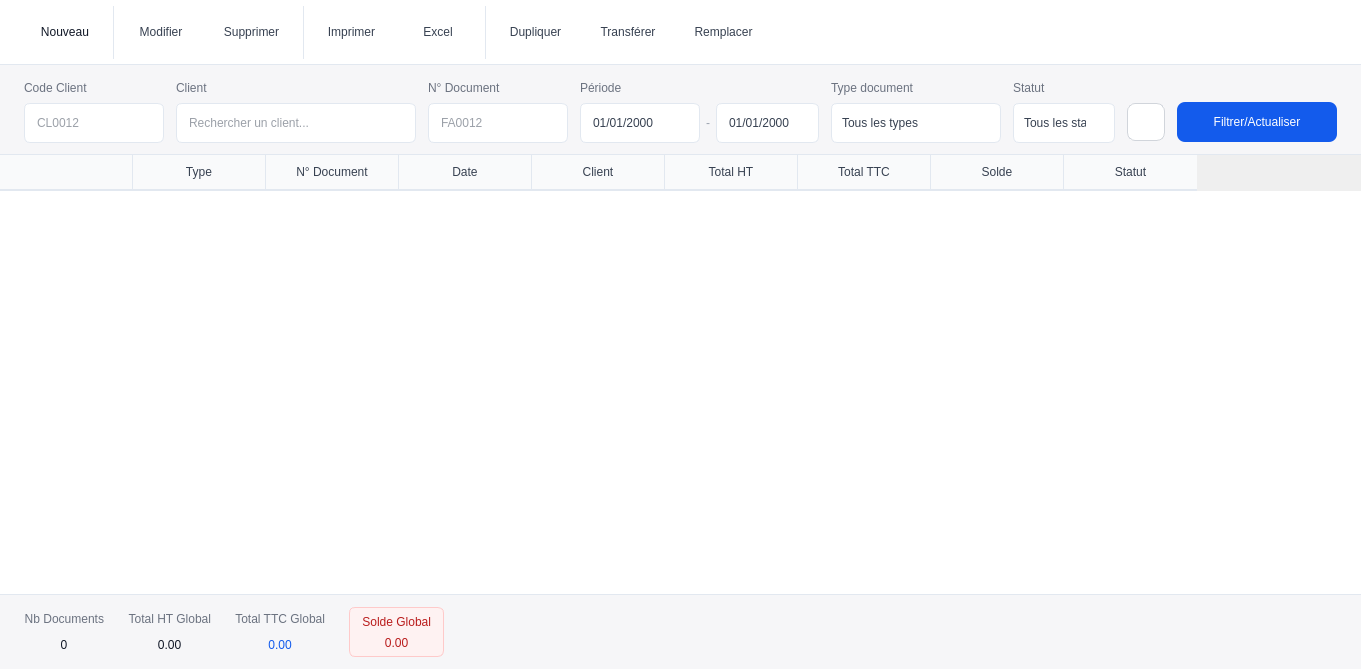
<?xml version="1.0" encoding="UTF-8"?>
<ui version="4.0">
 <class>centralwidget</class>
 <widget class="QWidget" name="centralwidget">
  <property name="geometry">
   <rect>
    <x>0</x>
    <y>0</y>
    <width>1291</width>
    <height>669</height>
   </rect>
  </property>
  <property name="windowTitle">
   <string>Form</string>
  </property>
  <layout class="QVBoxLayout" name="verticalLayout">
   <property name="spacing">
    <number>0</number>
   </property>
   <property name="leftMargin">
    <number>0</number>
   </property>
   <property name="topMargin">
    <number>0</number>
   </property>
   <property name="rightMargin">
    <number>0</number>
   </property>
   <property name="bottomMargin">
    <number>0</number>
   </property>
   <item>
    <widget class="QFrame" name="toolbarFrame">
     <property name="minimumSize">
      <size>
       <width>0</width>
       <height>65</height>
      </size>
     </property>
     <property name="maximumSize">
      <size>
       <width>16777215</width>
       <height>72</height>
      </size>
     </property>
     <property name="styleSheet">
      <string notr="true">
QFrame#toolbarFrame {
    background-color: #ffffff;
    border-bottom: 1px solid #e2e8f0;
}
QToolButton#tbNew, QToolButton#tbEdit, QToolButton#tbDelete,QToolButton#tbFermer,
QToolButton#tbPrint, QToolButton#tbExportExcel, QToolButton#tbTransform,
QToolButton#tbDuplicate, QToolButton#tbReplace{
    background-color: transparent;
    border: none;
    padding: 4px 12px;
    margin: 0px;
    color: #374151;
    font: 400 10pt &quot;Overpass&quot;;
}
QToolButton#tbNew {
    color: #111827;
}
QToolButton#tbNew:hover,
QToolButton#tbEdit:hover,
QToolButton#tbDelete:hover,
QToolButton#tbPrint:hover,
QToolButton#tbFermer:hover,
QToolButton#tbTransform:hover,
QToolButton#tbDuplicate:hover,
QToolButton#tbReplace:hover,
QToolButton#tbExportExcel:hover {
    background-color: #f9fafb;
}
QToolButton#tbDelete:hover {
    color: #ef4444;
}
QToolButton#tbNew {
    qproperty-icon: url(program/assets/documents/add_document.svg);
}
QToolButton#tbEdit {
    qproperty-icon: url(program/assets/documents/edit_document.svg);
}
QToolButton#tbDelete {
    qproperty-icon: url(program/assets/documents/delete_document.svg);
}
QToolButton#tbPrint {
    qproperty-icon: url(program/assets/documents/print_document.svg);
}
QToolButton#tbExportExcel {
    qproperty-icon: url(program/assets/documents/excel_document.svg);
}
QToolButton#tbFermer {
    qproperty-icon: url(program/assets/documents/quit.svg);
}
QToolButton#tbTransform {
    qproperty-icon: url(program/assets/documents/transform.svg);
}
QToolButton#tbDuplicate {
    qproperty-icon: url(program/assets/documents/duplicate.svg);
}
QToolButton#tbReplace {
    qproperty-icon: url(program/assets/documents/transform.svg);
}
       </string>
     </property>
     <property name="frameShape">
      <enum>QFrame::NoFrame</enum>
     </property>
     <layout class="QHBoxLayout" name="toolbarLayout">
      <property name="spacing">
       <number>6</number>
      </property>
      <property name="leftMargin">
       <number>24</number>
      </property>
      <property name="topMargin">
       <number>6</number>
      </property>
      <property name="rightMargin">
       <number>24</number>
      </property>
      <property name="bottomMargin">
       <number>6</number>
      </property>
      <item>
       <widget class="QToolButton" name="tbNew">
        <property name="minimumSize">
         <size>
          <width>80</width>
          <height>46</height>
         </size>
        </property>
        <property name="text">
         <string>Nouveau</string>
        </property>
        <property name="toolButtonStyle">
         <enum>Qt::ToolButtonTextUnderIcon</enum>
        </property>
       </widget>
      </item>
      <item>
       <widget class="QFrame" name="toolbarDivider1">
        <property name="styleSheet">
         <string notr="true">
QFrame#toolbarDivider1 {
    color: #e2e8f0;
}
          </string>
        </property>
        <property name="frameShape">
         <enum>QFrame::VLine</enum>
        </property>
        <property name="frameShadow">
         <enum>QFrame::Plain</enum>
        </property>
       </widget>
      </item>
      <item>
       <widget class="QToolButton" name="tbEdit">
        <property name="minimumSize">
         <size>
          <width>80</width>
          <height>46</height>
         </size>
        </property>
        <property name="text">
         <string>Modifier</string>
        </property>
        <property name="toolButtonStyle">
         <enum>Qt::ToolButtonTextUnderIcon</enum>
        </property>
       </widget>
      </item>
      <item>
       <widget class="QToolButton" name="tbDelete">
        <property name="minimumSize">
         <size>
          <width>80</width>
          <height>46</height>
         </size>
        </property>
        <property name="text">
         <string>Supprimer</string>
        </property>
        <property name="toolButtonStyle">
         <enum>Qt::ToolButtonTextUnderIcon</enum>
        </property>
       </widget>
      </item>
      <item>
       <widget class="QFrame" name="toolbarDivider2">
        <property name="styleSheet">
         <string notr="true">
QFrame#toolbarDivider2 {
    color: #e2e8f0;
}
          </string>
        </property>
        <property name="frameShape">
         <enum>QFrame::VLine</enum>
        </property>
        <property name="frameShadow">
         <enum>QFrame::Plain</enum>
        </property>
       </widget>
      </item>
      <item>
       <widget class="QToolButton" name="tbPrint">
        <property name="minimumSize">
         <size>
          <width>80</width>
          <height>46</height>
         </size>
        </property>
        <property name="text">
         <string>Imprimer</string>
        </property>
        <property name="toolButtonStyle">
         <enum>Qt::ToolButtonTextUnderIcon</enum>
        </property>
       </widget>
      </item>
      <item>
       <widget class="QToolButton" name="tbExportExcel">
        <property name="minimumSize">
         <size>
          <width>80</width>
          <height>46</height>
         </size>
        </property>
        <property name="text">
         <string>Excel</string>
        </property>
        <property name="toolButtonStyle">
         <enum>Qt::ToolButtonTextUnderIcon</enum>
        </property>
       </widget>
      </item>
      <item>
       <widget class="QFrame" name="toolbarDivider2_2">
        <property name="styleSheet">
         <string notr="true">
QFrame#toolbarDivider2_2 {
    color: #e2e8f0;
}
          </string>
        </property>
        <property name="frameShape">
         <enum>QFrame::VLine</enum>
        </property>
        <property name="frameShadow">
         <enum>QFrame::Plain</enum>
        </property>
       </widget>
      </item>
      <item>
       <widget class="QToolButton" name="tbDuplicate">
        <property name="minimumSize">
         <size>
          <width>80</width>
          <height>46</height>
         </size>
        </property>
        <property name="text">
                 <string>Dupliquer</string>
        </property>
        <property name="toolButtonStyle">
         <enum>Qt::ToolButtonTextUnderIcon</enum>
        </property>
       </widget>
      </item>
      <item>
       <widget class="QToolButton" name="tbTransform">
        <property name="minimumSize">
         <size>
          <width>80</width>
          <height>46</height>
         </size>
        </property>
        <property name="text">
                 <string>Transférer</string>
        </property>
        <property name="toolButtonStyle">
         <enum>Qt::ToolButtonTextUnderIcon</enum>
        </property>
       </widget>
      </item>
            <item>
             <widget class="QToolButton" name="tbReplace">
                <property name="minimumSize">
                 <size>
                    <width>80</width>
                    <height>46</height>
                 </size>
                </property>
                <property name="text">
                 <string>Remplacer</string>
                </property>
                <property name="toolButtonStyle">
                 <enum>Qt::ToolButtonTextUnderIcon</enum>
                </property>
             </widget>
            </item>
      <item>
       <spacer name="toolbarSpacer">
        <property name="orientation">
         <enum>Qt::Horizontal</enum>
        </property>
        <property name="sizeType">
         <enum>QSizePolicy::Expanding</enum>
        </property>
        <property name="sizeHint" stdset="0">
         <size>
          <width>40</width>
          <height>20</height>
         </size>
        </property>
       </spacer>
      </item>
     </layout>
    </widget>
   </item>
   <item>
    <widget class="QFrame" name="filterFrame">
     <property name="minimumSize">
      <size>
       <width>0</width>
       <height>90</height>
      </size>
     </property>
     <property name="maximumSize">
      <size>
       <width>16777215</width>
       <height>110</height>
      </size>
     </property>
     <property name="styleSheet">
      <string notr="true">
QFrame#filterFrame {
    background-color: #f6f6f8;
    border-bottom: 1px solid #e2e8f0;
}

QLabel#labelClient, QLabel#labelDocNumber, QLabel#labelPeriod, QLabel#labelStatus, QLabel#labelcodeclient, QLabel#labelDocType {
    color: #6b7280;
    font: 600 8pt &quot;Overpass&quot;;
    text-transform: uppercase;
}

QLineEdit#editClient, QLineEdit#editDocNumber, QLineEdit#editcodeclient {
    background-color: #ffffff;
    border: 1px solid #e2e8f0;
    border-radius: 6px;
    padding: 6px 10px;
    font: 400 9pt &quot;Overpass&quot;;
    color: #374151;
}
QLineEdit#editClient:focus, QLineEdit#editDocNumber:focus, QLineEdit#editcodeclient:focus {
    border-color: #135bec;
}

QDateEdit#dateFrom, QDateEdit#dateTo {
    background-color: #ffffff;
    border: 1px solid #e2e8f0;
    border-radius: 6px;
    padding: 6px 10px;
    font: 400 9pt &quot;Overpass&quot;;
    color: #374151;
}
QDateEdit#dateFrom:focus, QDateEdit#dateTo:focus {
    border-color: #135bec;
}
QDateEdit#dateFrom::drop-down, QDateEdit#dateTo::drop-down {
    border: none;
    width: 18px;
}
QDateEdit#dateFrom::down-arrow, QDateEdit#dateTo::down-arrow {
    image: url(program/assets/global/down_blue_arrow.svg);
    width: 10px;
    height: 10px;
}

QComboBox#comboStatus, QComboBox#comboDocType {
    background-color: #ffffff;
    border: 1px solid #e2e8f0;
    border-radius: 6px;
    padding: 6px 10px;
    font: 400 9pt &quot;Overpass&quot;;
    color: #374151;
}
QComboBox#comboStatus::drop-down, QComboBox#comboDocType::drop-down {
    border: none;
    width: 18px;
}
QComboBox#comboStatus::down-arrow, QComboBox#comboDocType::down-arrow {
    image: url(program/assets/global/down_blue_arrow.svg);
    width: 10px;
    height: 10px;
}

QPushButton#btnFilter {
    background-color: #135bec;
    border-radius: 8px;
    border: none;
    padding: 8px 18px;
    color: #ffffff;
    font: 600 9pt &quot;Overpass&quot;;
}
QPushButton#btnFilter:hover {
    background-color: #0f4bc4;
}

QPushButton#btnClearFilters {
    background-color: #ffffff;
    border: 1px solid #d1d5db;
    border-radius: 8px;
    min-width: 36px;
    max-width: 36px;
    min-height: 36px;
    max-height: 36px;
}
QPushButton#btnClearFilters:hover {
    background-color: #f3f4f6;
    border-color: #9ca3af;
}
       </string>
     </property>
     <property name="frameShape">
      <enum>QFrame::NoFrame</enum>
     </property>
     <layout class="QHBoxLayout" name="filterOuterLayout">
      <property name="spacing">
       <number>12</number>
      </property>
      <property name="leftMargin">
       <number>24</number>
      </property>
      <property name="topMargin">
       <number>12</number>
      </property>
      <property name="rightMargin">
       <number>24</number>
      </property>
      <property name="bottomMargin">
       <number>12</number>
      </property>
      <item>
       <layout class="QVBoxLayout" name="docFilterLayout_2">
        <property name="spacing">
         <number>4</number>
        </property>
        <item>
         <widget class="QLabel" name="labelcodeclient">
          <property name="text">
           <string>Code Client</string>
          </property>
         </widget>
        </item>
        <item>
         <widget class="QLineEdit" name="editcodeclient">
          <property name="minimumSize">
           <size>
            <width>140</width>
            <height>40</height>
           </size>
          </property>
          <property name="maximumSize">
           <size>
            <width>16777215</width>
            <height>40</height>
           </size>
          </property>
          <property name="placeholderText">
           <string>CL0012</string>
          </property>
         </widget>
        </item>
       </layout>
      </item>
      <item>
       <layout class="QVBoxLayout" name="clientFilterLayout">
        <property name="spacing">
         <number>4</number>
        </property>
        <item>
         <widget class="QLabel" name="labelClient">
          <property name="text">
           <string>Client</string>
          </property>
         </widget>
        </item>
        <item>
         <widget class="QLineEdit" name="editClient">
          <property name="minimumSize">
           <size>
            <width>240</width>
            <height>40</height>
           </size>
          </property>
          <property name="maximumSize">
           <size>
            <width>16777215</width>
            <height>40</height>
           </size>
          </property>
          <property name="placeholderText">
           <string>Rechercher un client...</string>
          </property>
         </widget>
        </item>
       </layout>
      </item>
      <item>
       <layout class="QVBoxLayout" name="docFilterLayout">
        <property name="spacing">
         <number>4</number>
        </property>
        <item>
         <widget class="QLabel" name="labelDocNumber">
          <property name="text">
           <string>N° Document</string>
          </property>
         </widget>
        </item>
        <item>
         <widget class="QLineEdit" name="editDocNumber">
          <property name="minimumSize">
           <size>
            <width>140</width>
            <height>40</height>
           </size>
          </property>
          <property name="maximumSize">
           <size>
            <width>16777215</width>
            <height>40</height>
           </size>
          </property>
          <property name="placeholderText">
           <string>FA0012</string>
          </property>
         </widget>
        </item>
       </layout>
      </item>
      <item>
       <layout class="QVBoxLayout" name="periodFilterLayout">
        <property name="spacing">
         <number>4</number>
        </property>
        <item>
         <widget class="QLabel" name="labelPeriod">
          <property name="text">
           <string>Période</string>
          </property>
         </widget>
        </item>
        <item>
         <layout class="QHBoxLayout" name="periodDatesLayout">
          <property name="spacing">
           <number>6</number>
          </property>
          <item>
           <widget class="QDateEdit" name="dateFrom">
            <property name="minimumSize">
             <size>
              <width>120</width>
              <height>40</height>
             </size>
            </property>
            <property name="maximumSize">
             <size>
              <width>16777215</width>
              <height>40</height>
             </size>
            </property>
            <property name="displayFormat">
             <string>dd/MM/yyyy</string>
            </property>
            <property name="calendarPopup">
             <bool>true</bool>
            </property>
           </widget>
          </item>
          <item>
           <widget class="QLabel" name="labelPeriodDash">
            <property name="styleSheet">
             <string notr="true">
QLabel#labelPeriodDash {
    color: #9ca3af;
}
              </string>
            </property>
            <property name="text">
             <string>-</string>
            </property>
           </widget>
          </item>
          <item>
           <widget class="QDateEdit" name="dateTo">
            <property name="minimumSize">
             <size>
              <width>0</width>
              <height>40</height>
             </size>
            </property>
            <property name="maximumSize">
             <size>
              <width>120</width>
              <height>40</height>
             </size>
            </property>
            <property name="displayFormat">
             <string>dd/MM/yyyy</string>
            </property>
            <property name="calendarPopup">
             <bool>true</bool>
            </property>
           </widget>
          </item>
         </layout>
        </item>
       </layout>
      </item>
      <item>
        <layout class="QVBoxLayout" name="docTypeFilterLayout">
         <property name="spacing">
          <number>4</number>
         </property>
         <item>
          <widget class="QLabel" name="labelDocType">
           <property name="text">
            <string>Type document</string>
           </property>
          </widget>
         </item>
         <item>
          <widget class="QComboBox" name="comboDocType">
           <property name="minimumSize">
            <size>
             <width>170</width>
             <height>40</height>
            </size>
           </property>
           <property name="maximumSize">
            <size>
             <width>16777215</width>
             <height>40</height>
            </size>
           </property>
           <item>
            <property name="text">
             <string>Tous les types</string>
            </property>
           </item>
           <item>
            <property name="text">
             <string>Devis</string>
            </property>
           </item>
           <item>
            <property name="text">
             <string>Bon de commande</string>
            </property>
           </item>
           <item>
            <property name="text">
             <string>Bon de livraison</string>
            </property>
           </item>
           <item>
            <property name="text">
             <string>Facture</string>
            </property>
           </item>
           <item>
            <property name="text">
             <string>Avoir</string>
            </property>
           </item>
          </widget>
         </item>
        </layout>
          </item>
          <item>
       <layout class="QVBoxLayout" name="statusFilterLayout">
        <property name="spacing">
         <number>4</number>
        </property>
        <item>
         <widget class="QLabel" name="labelStatus">
          <property name="text">
           <string>Statut</string>
          </property>
         </widget>
        </item>
        <item>
         <widget class="QComboBox" name="comboStatus">
          <property name="minimumSize">
           <size>
                <width>102</width>
            <height>40</height>
           </size>
          </property>
          <property name="maximumSize">
           <size>
            <width>102</width>
            <height>40</height>
           </size>
          </property>
          <item>
           <property name="text">
            <string>Tous les statuts</string>
           </property>
          </item>
          <item>
           <property name="text">
            <string>Brouillon</string>
           </property>
          </item>
          <item>
           <property name="text">
            <string>Validé</string>
           </property>
          </item>
          <item>
           <property name="text">
            <string>Annulé</string>
           </property>
          </item>
          <item>
           <property name="text">
            <string>Partiellement payé</string>
           </property>
          </item>
          <item>
           <property name="text">
            <string>Payé</string>
           </property>
          </item>
         </widget>
        </item>
       </layout>
      </item>
      <item>
       <spacer name="filterSpacer">
        <property name="orientation">
         <enum>Qt::Horizontal</enum>
        </property>
        <property name="sizeType">
                 <enum>QSizePolicy::Fixed</enum>
        </property>
        <property name="sizeHint" stdset="0">
         <size>
                    <width>0</width>
          <height>20</height>
         </size>
        </property>
       </spacer>
      </item>
        <item>
         <layout class="QVBoxLayout" name="clearFilterButtonLayout">
          <property name="spacing">
           <number>0</number>
          </property>
          <item>
           <spacer name="verticalSpacerClearFilter">
            <property name="orientation">
             <enum>Qt::Vertical</enum>
            </property>
            <property name="sizeType">
             <enum>QSizePolicy::Fixed</enum>
            </property>
            <property name="sizeHint" stdset="0">
             <size>
            <width>11</width>
            <height>25</height>
             </size>
            </property>
           </spacer>
          </item>
          <item>
           <widget class="QPushButton" name="btnClearFilters">
            <property name="minimumSize">
             <size>
            <width>10</width>
            <height>10</height>
             </size>
            </property>
            <property name="maximumSize">
             <size>
            <width>36</width>
            <height>36</height>
             </size>
            </property>
            <property name="cursor">
             <cursorShape>PointingHandCursor</cursorShape>
            </property>
            <property name="text">
             <string/>
            </property>
           </widget>
          </item>
         </layout>
        </item>
      <item>
       <layout class="QVBoxLayout" name="verticalLayout_2">
        <property name="spacing">
         <number>0</number>
        </property>
        <property name="rightMargin">
         <number>0</number>
        </property>
        <item>
         <spacer name="verticalSpacer">
          <property name="orientation">
           <enum>Qt::Vertical</enum>
          </property>
          <property name="sizeType">
           <enum>QSizePolicy::Fixed</enum>
          </property>
          <property name="sizeHint" stdset="0">
           <size>
            <width>11</width>
            <height>25</height>
           </size>
          </property>
         </spacer>
        </item>
        <item>
         <widget class="QPushButton" name="btnFilter">
          <property name="minimumSize">
           <size>
                        <width>160</width>
            <height>36</height>
           </size>
          </property>
                    <property name="sizePolicy">
                     <sizepolicy hsizetype="Expanding" vsizetype="Fixed">
                        <horstretch>1</horstretch>
                        <verstretch>0</verstretch>
                     </sizepolicy>
                    </property>
          <property name="maximumSize">
           <size>
            <width>17777215</width>
            <height>40</height>
           </size>
          </property>
          <property name="cursor">
           <cursorShape>PointingHandCursor</cursorShape>
          </property>
          <property name="text">
                     <string>Filtrer/Actualiser</string>
          </property>
         </widget>
        </item>
       </layout>
      </item>
     </layout>
    </widget>
   </item>
   <item>
    <widget class="QTableWidget" name="tableDocuments">
     <property name="styleSheet">
      <string notr="true">
QTableWidget#tableDocuments {
    background-color: #ffffff;
    border: none;
    gridline-color: #e2e8f0;
    font: 400 9pt &quot;Overpass&quot;;
    color: #374151;
    selection-background-color: rgba(19,91,236,0.08);
    selection-color: #111827;
    outline: 0;
}
QTableWidget#tableDocuments::item {
    padding: 6px 10px;
    border-bottom: 1px solid #f3f4f6;
}
QTableWidget#tableDocuments::item:alternate {
    background-color: #f9fafb;
}
QTableWidget#tableDocuments::item:selected {
    background-color: rgba(19,91,236,0.08);
    color: #111827;
}
QTableWidget#tableDocuments::item:hover {
    background-color: #f9fafb;
}
QHeaderView::section {
    background-color: #f9fafb;
    color: #374151;
    font: 600 9pt &quot;Overpass&quot;;
    padding: 8px 10px;
    border: none;
    border-right: 1px solid #e2e8f0;
    border-bottom: 2px solid #e2e8f0;
}
QHeaderView::section:last {
    border-right: none;
}
       </string>
     </property>
     <property name="frameShape">
      <enum>QFrame::NoFrame</enum>
     </property>
     <property name="editTriggers">
      <set>QAbstractItemView::NoEditTriggers</set>
     </property>
     <property name="alternatingRowColors">
      <bool>true</bool>
     </property>
     <property name="selectionBehavior">
      <enum>QAbstractItemView::SelectRows</enum>
     </property>
     <property name="showGrid">
      <bool>false</bool>
     </property>
     <attribute name="horizontalHeaderCascadingSectionResizes">
      <bool>true</bool>
     </attribute>
     <attribute name="horizontalHeaderDefaultSectionSize">
      <number>133</number>
     </attribute>
     <column>
      <property name="text">
       <string/>
      </property>
     </column>
     <column>
      <property name="text">
       <string>Type</string>
      </property>
     </column>
     <column>
      <property name="text">
       <string>N° Document</string>
      </property>
     </column>
     <column>
      <property name="text">
       <string>Date</string>
      </property>
     </column>
     <column>
      <property name="text">
       <string>Client</string>
      </property>
     </column>
     <column>
      <property name="text">
       <string>Total HT</string>
      </property>
     </column>
     <column>
      <property name="text">
       <string>Total TTC</string>
      </property>
     </column>
     <column>
      <property name="text">
       <string>Solde</string>
      </property>
     </column>
     <column>
      <property name="text">
       <string>Statut</string>
      </property>
     </column>
    </widget>
   </item>
   <item>
    <widget class="QFrame" name="summaryFrame">
     <property name="minimumSize">
      <size>
       <width>0</width>
       <height>75</height>
      </size>
     </property>
     <property name="maximumSize">
      <size>
       <width>16777215</width>
       <height>80</height>
      </size>
     </property>
     <property name="styleSheet">
      <string notr="true">
QFrame#summaryFrame {
    background-color: #f6f6f8;
    border-top: 1px solid #e2e8f0;
}

QLabel#labelNbDocumentsTitle,
QLabel#labelTotalHtTitle,
QLabel#labelTotalTtcTitle {
    color: #6b7280;
    font: 600 10pt &quot;Overpass&quot;;
    text-transform: uppercase;
}

QLabel#labelNbDocumentsValue,
QLabel#labelTotalHtValue {
    color: #111827;
    font: 700 11pt &quot;Overpass&quot;;
}

QLabel#labelTotalTtcValue {
    color: #135bec;
    font: 700 11pt &quot;Overpass&quot;;
}

QFrame#summaryTotalBalanceFrame {
    background-color: #fef2f2;
    border-radius: 6px;
    border: 1px solid #fecaca;
}
QLabel#labelTotalBalanceTitle {
    color: #b91c1c;
    font: 600 11pt &quot;Overpass&quot;;
    text-transform: uppercase;
}
QLabel#labelTotalBalanceValue {
    color: #b91c1c;
    font: 700 11pt &quot;Overpass&quot;;
}
       </string>
     </property>
     <property name="frameShape">
      <enum>QFrame::NoFrame</enum>
     </property>
     <layout class="QHBoxLayout" name="summaryLayout">
      <property name="spacing">
       <number>24</number>
      </property>
      <property name="leftMargin">
       <number>24</number>
      </property>
      <property name="topMargin">
       <number>12</number>
      </property>
      <property name="rightMargin">
       <number>24</number>
      </property>
      <property name="bottomMargin">
       <number>12</number>
      </property>
      <item>
       <layout class="QVBoxLayout" name="nbDocumentsLayout">
        <property name="spacing">
         <number>2</number>
        </property>
        <item>
         <widget class="QLabel" name="labelNbDocumentsTitle">
          <property name="text">
           <string>Nb Documents</string>
          </property>
          <property name="alignment">
           <set>Qt::AlignRight|Qt::AlignTrailing|Qt::AlignVCenter</set>
          </property>
         </widget>
        </item>
        <item>
         <widget class="QLabel" name="labelNbDocumentsValue">
          <property name="text">
           <string>0</string>
          </property>
          <property name="alignment">
           <set>Qt::AlignCenter</set>
          </property>
         </widget>
        </item>
       </layout>
      </item>
      <item>
       <layout class="QVBoxLayout" name="totalHtLayout">
        <property name="spacing">
         <number>2</number>
        </property>
        <item>
         <widget class="QLabel" name="labelTotalHtTitle">
          <property name="text">
           <string>Total HT Global</string>
          </property>
          <property name="alignment">
           <set>Qt::AlignRight|Qt::AlignTrailing|Qt::AlignVCenter</set>
          </property>
         </widget>
        </item>
        <item>
         <widget class="QLabel" name="labelTotalHtValue">
          <property name="text">
           <string>0.00</string>
          </property>
          <property name="alignment">
           <set>Qt::AlignCenter</set>
          </property>
         </widget>
        </item>
       </layout>
      </item>
      <item>
       <layout class="QVBoxLayout" name="totalTtcLayout">
        <property name="spacing">
         <number>2</number>
        </property>
        <item>
         <widget class="QLabel" name="labelTotalTtcTitle">
          <property name="text">
           <string>Total TTC Global</string>
          </property>
          <property name="alignment">
           <set>Qt::AlignRight|Qt::AlignTrailing|Qt::AlignVCenter</set>
          </property>
         </widget>
        </item>
        <item>
         <widget class="QLabel" name="labelTotalTtcValue">
          <property name="text">
           <string>0.00</string>
          </property>
          <property name="alignment">
           <set>Qt::AlignCenter</set>
          </property>
         </widget>
        </item>
       </layout>
      </item>
      <item>
       <widget class="QFrame" name="summaryTotalBalanceFrame">
        <layout class="QVBoxLayout" name="totalBalanceLayout">
         <property name="leftMargin">
          <number>12</number>
         </property>
         <property name="topMargin">
          <number>6</number>
         </property>
         <property name="rightMargin">
          <number>12</number>
         </property>
         <property name="bottomMargin">
          <number>6</number>
         </property>
         <item>
          <widget class="QLabel" name="labelTotalBalanceTitle">
           <property name="text">
            <string>Solde Global</string>
           </property>
           <property name="alignment">
            <set>Qt::AlignRight|Qt::AlignTrailing|Qt::AlignVCenter</set>
           </property>
          </widget>
         </item>
         <item>
          <widget class="QLabel" name="labelTotalBalanceValue">
           <property name="text">
            <string>0.00</string>
           </property>
           <property name="alignment">
            <set>Qt::AlignCenter</set>
           </property>
          </widget>
         </item>
        </layout>
       </widget>
      </item>
      <item>
       <spacer name="summarySpacerLeft">
        <property name="orientation">
         <enum>Qt::Horizontal</enum>
        </property>
        <property name="sizeType">
         <enum>QSizePolicy::Expanding</enum>
        </property>
        <property name="sizeHint" stdset="0">
         <size>
          <width>40</width>
          <height>20</height>
         </size>
        </property>
       </spacer>
      </item>
     </layout>
    </widget>
   </item>
  </layout>
 </widget>
 <resources/>
 <connections/>
</ui>
